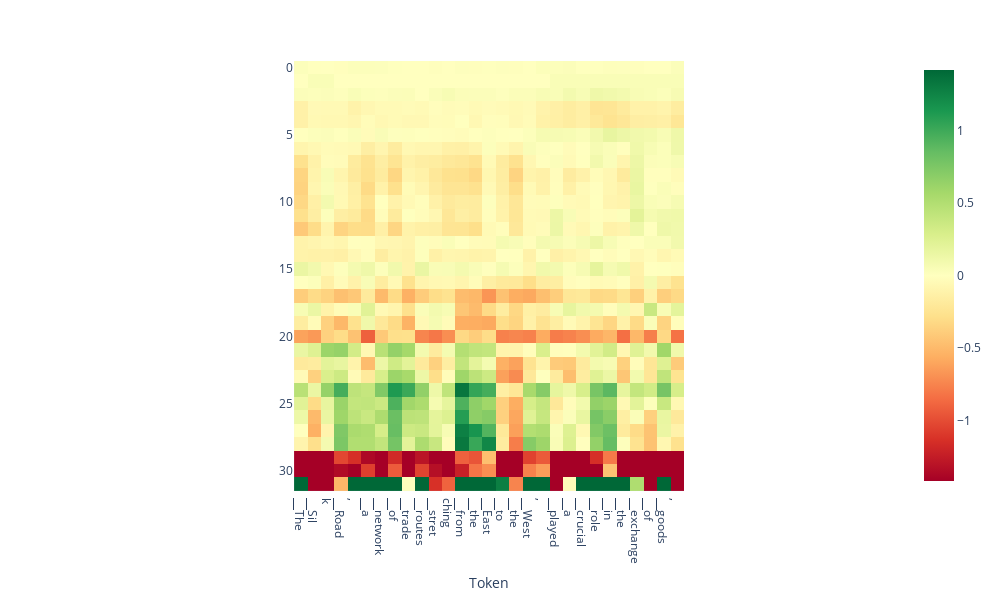

The code cell stored with this chart in its notebook:
### Code cell
doc.plot_projection_heatmap(output['projections'], output['tokens'], lastn_tokens_to_plot=None, saturate_at='auto')

### Figure 1 — Plotly figure (JSON) as saved in the notebook; plotly's stock layout.template omitted (floating-point values rounded to 4 significant figures; data arrays with more than 128 entries replaced by an {"elided": "..."} marker saying what was removed)
{"data": [{"coloraxis": "coloraxis", "hovertemplate": "Token: %{x}<br>y: %{y}<br>color: %{z}<extra></extra>", "name": "0", "type": "heatmap", "xaxis": "x", "yaxis": "y", "z": {"elided": "32x29 float values"}}], "layout": {"coloraxis": {"cmax": 1.416, "cmin": -1.416, "colorscale": [[0, "rgb(165,0,38)"], [0.1, "rgb(215,48,39)"], [0.2, "rgb(244,109,67)"], [0.3, "rgb(253,174,97)"], [0.4, "rgb(254,224,139)"], [0.5, "rgb(255,255,191)"], [0.6, "rgb(217,239,139)"], [0.7, "rgb(166,217,106)"], [0.8, "rgb(102,189,99)"], [0.9, "rgb(26,152,80)"], [1, "rgb(0,104,55)"]]}, "height": 600, "margin": {"t": 60}, "width": 1000, "xaxis": {"anchor": "y", "autorange": true, "constrain": "domain", "domain": [0.2617, 0.7383], "range": [-0.5, 28.5], "scaleanchor": "y", "ticktext": ["▁The", "▁Sil", "k", "▁Road", ",", "▁a", "▁network", "▁of", "▁trade", "▁routes", "▁stret", "ching", "▁from", "▁the", "▁East", "▁to", "▁the", "▁West", ",", "▁played", "▁a", "▁crucial", "▁role", "▁in", "▁the", "▁exchange", "▁of", "▁goods", ",", "▁ideas"], "tickvals": [0, 1, 2, 3, 4, 5, 6, 7, 8, 9, 10, 11, 12, 13, 14, 15, 16, 17, 18, 19, 20, 21, 22, 23, 24, 25, 26, 27, 28, 29], "title": {"text": "Token"}}, "yaxis": {"anchor": "x", "autorange": true, "constrain": "domain", "domain": [0, 1], "range": [31.5, -0.5]}}}
